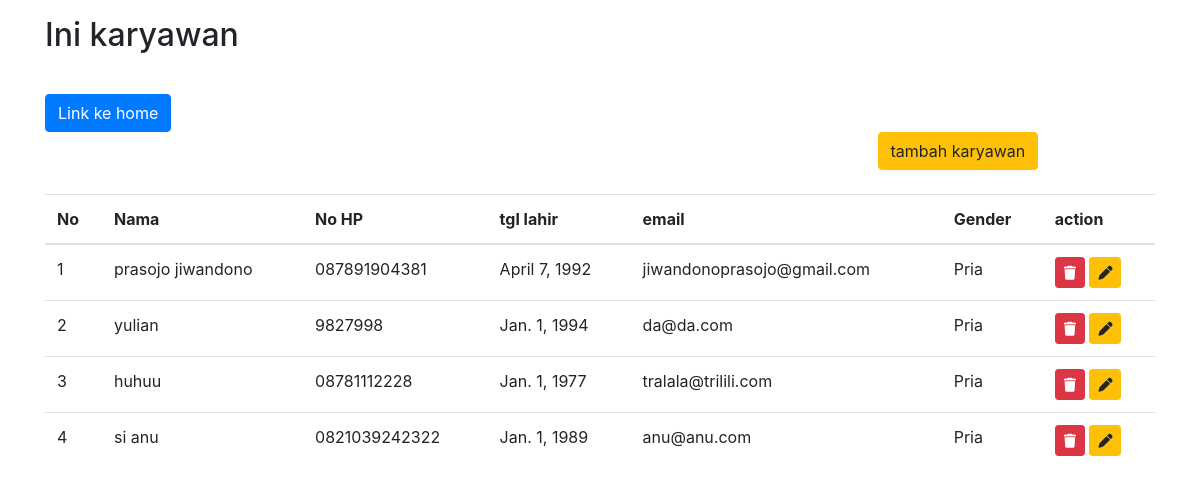
The app's page /karyawan/ with its own data.
### karyawan/models.py (models this page shows, shortened)
class karyawan(models.Model):
	Nama = models.CharField(max_length=200)
	Telpon =models.CharField(max_length=15, validators=[NomorIndonesia])
	Alamat = models.TextField()
	Email = models.EmailField(
		)
	Jenis_kelamin=[
			('P','Pria'),
			('W','Wanita'),
	]
	Gender =models.CharField(max_length=2, choices=Jenis_kelamin)
	Tgl_lahir = models.DateField()

### karyawan/views.py (the view)
# urls.py: path('',views.index,name='home'),
def index(request):
	emp = karyawan.objects.all()
	content ={
				'judul' : 'karyawan',
				'isi'	: emp
	}
	return render(request,'karyawan/index.html',content)

### karyawan/templates/karyawan/index.html (shortened to what this page needs)
{% extends 'base.html' %}
{% block body %}
<div class="container">
	<p><h2>Ini {{judul}}</h2></p>
	<br>
	<a class="btn btn-primary" href="{% url 'home' %}" role="button">Link ke home</a>
	<a class="btn btn-warning offset-9" href="{% url 'karyawan:create' %}" role="button">tambah karyawan</a>
	<br>
	<br>
	<table class="table">
		<thead>
			<tr>
				<th>No</th>
				<th>Nama</th>
				<th>No HP</th>
				<th>tgl lahir</th>
				<th>email</th>
				<th>Gender</th>
				<th>action</th>
			</tr>
		</thead>
		<tbody>
			{% for i in isi %}
			<tr>
				<td>{{ forloop.counter }}</td>
				<td>{{ i.Nama }}</td>
				<td>{{ i.Telpon }}</td>
				<td>{{ i.Tgl_lahir }}</td>
				<td>{{ i.Email }}</td>
				{% if i.Gender == 'P' %}
				<td>Pria</td>
				{% else %}
				<td>Wanita</td>
				{% endif %}
				<td>
				<a class="btn btn-danger btn-sm " role="button" href="{% url 'karyawan:delete' i.id %}">
					<span class="fas fa-trash" aria-hidden="true"></span> </a>
					<a class="btn btn-warning btn-sm " role="button" href="{% url 'karyawan:update' i.id %}">
					<span class="fas fa-pen" aria-hidden="true"></span> </a>
				</td>
			</tr>
			{% endfor %}
		</tbody>
	</table>
</div>
{% endblock body %}

### templates/base.html (shortened to what this page needs)
{% load static %}
<!DOCTYPE html>
<html>
<head>
	<link rel="stylesheet" type="text/css" href="{% static "css/bootstrap.css" %}">
	<link rel="stylesheet" type="text/css" href="{% static "css/bootstrap-grid.css" %}">
	<link rel="stylesheet" type="text/css" href="{% static "css/glyphicons.css" %}">
</head>
<body>
	{% block body %}
	{% endblock body %}
</body>
</html>

### records on screen
karyawan: Nama "prasojo jiwandono", Telpon "087891904381", Tgl_lahir "April 7, 1992", Email "jiwandonoprasojo@gmail.com", Gender "Pria"
karyawan: Nama "yulian", Telpon "9827998", Tgl_lahir "Jan. 1, 1994", Email "da@da.com", Gender "Pria"
karyawan: Nama "huhuu", Telpon "08781112228", Tgl_lahir "Jan. 1, 1977", Email "tralala@trilili.com", Gender "Pria"
karyawan: Nama "si anu", Telpon "0821039242322", Tgl_lahir "Jan. 1, 1989", Email "anu@anu.com", Gender "Pria"

### other values on screen
{{ judul }} "karyawan"
